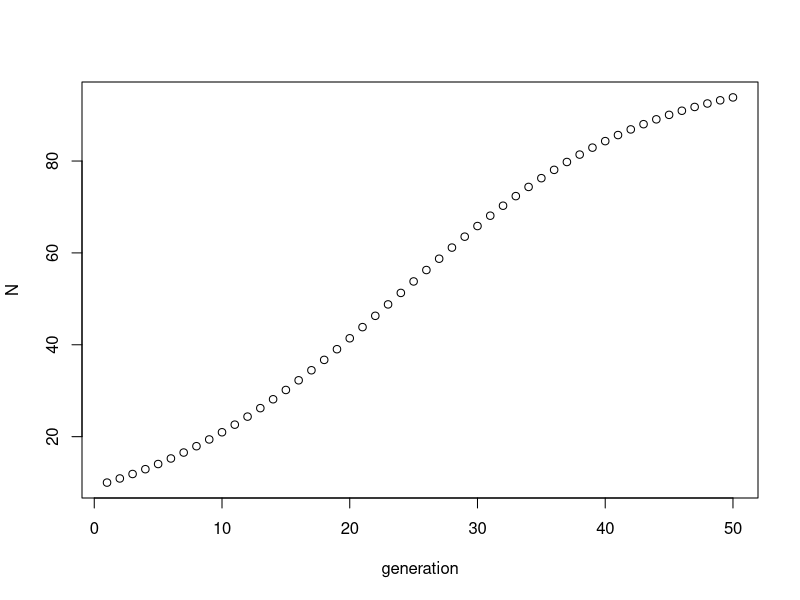
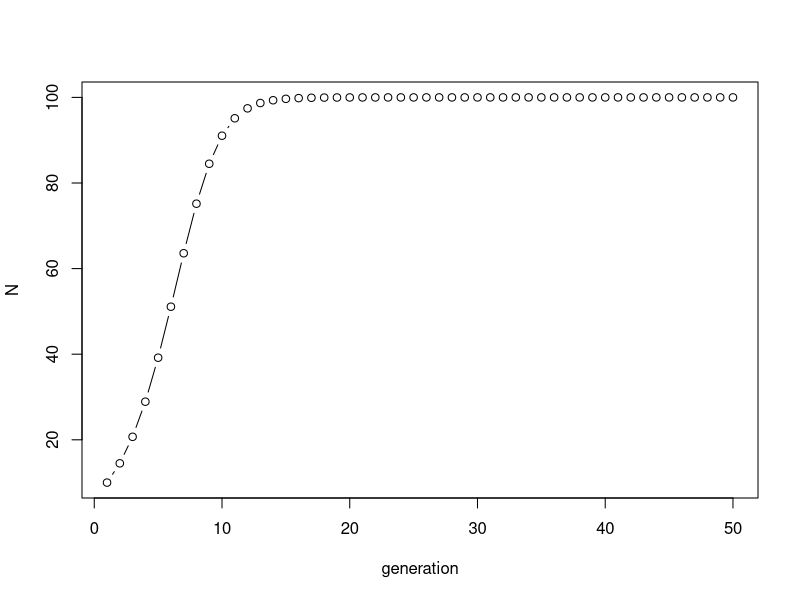
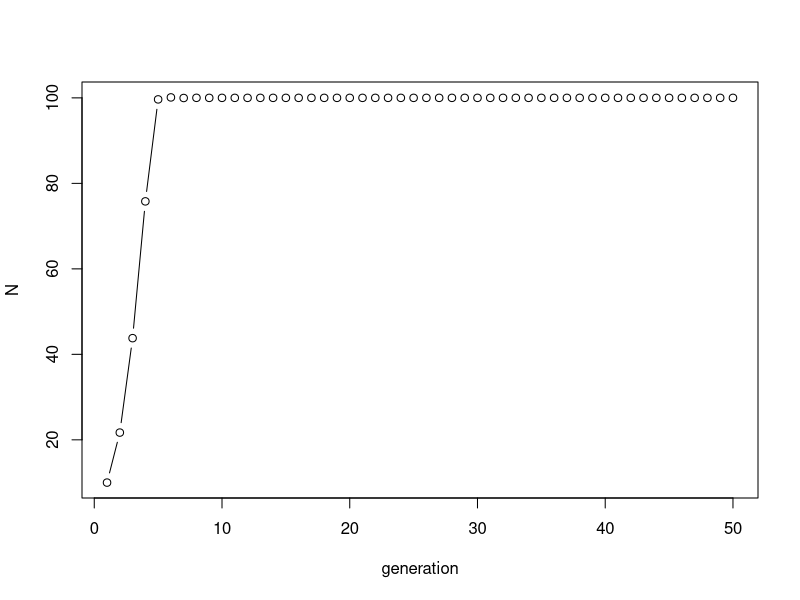
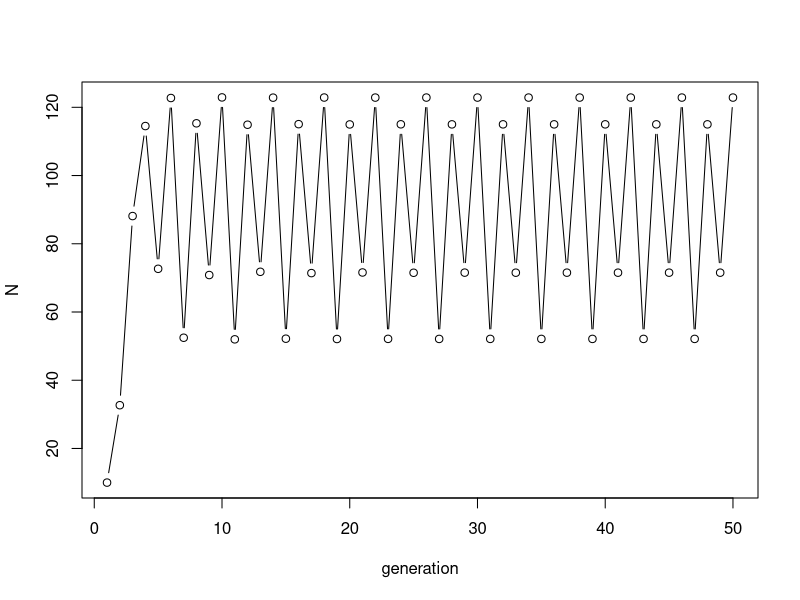
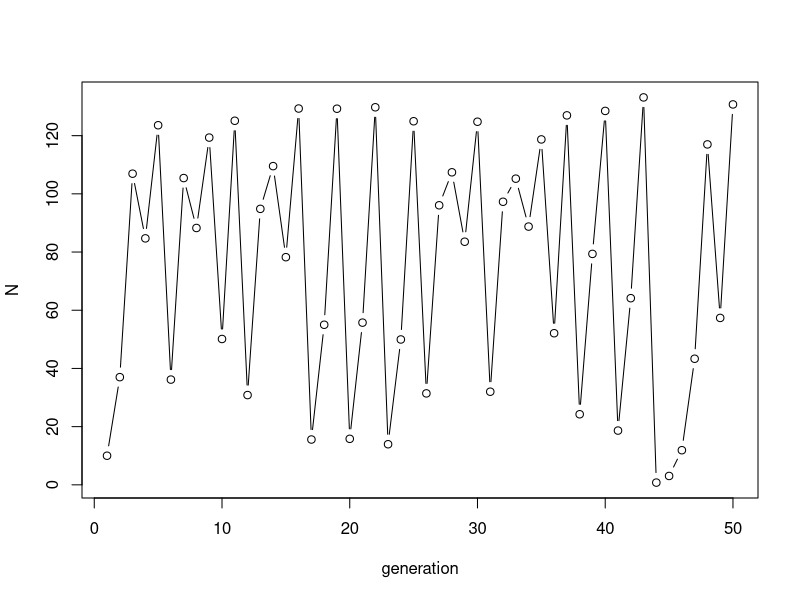

The R source for these figures, in order: (Note: this script raises an error after producing the figures.)
# Logistic growth

grow <- function (growth.rate, num_gen) {
  N <- rep (0,num_gen)
  generation=rep(0,num_gen)
  generation[1]=1
  N[1] <- 10
  for (i in 2:num_gen) {
    N[i]= N[i-1]+(growth.rate * N[i-1] * ((100-
                                             N[i-1])/100))
    generation [i]=i
  }
  plot(N~generation, type='b')
}
grow (0.1,50)
grow (0.5,50)
grow (1.3,50)
grow (2.52,50)
grow (3,50)

saveGIF({
  for (i in 1:length(seq(0.1,3, 0.1))){
    a<-seq(0.1,3, 0.1)[i]
    grow(a,50)
  }
}, interval = 0.3, ani.width = 950, ani.height = 550)
